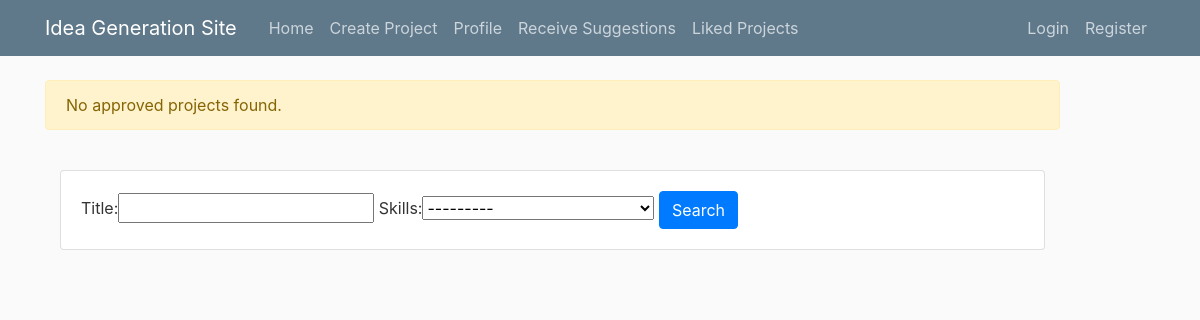
/, run on an earlier commit of the app's database.
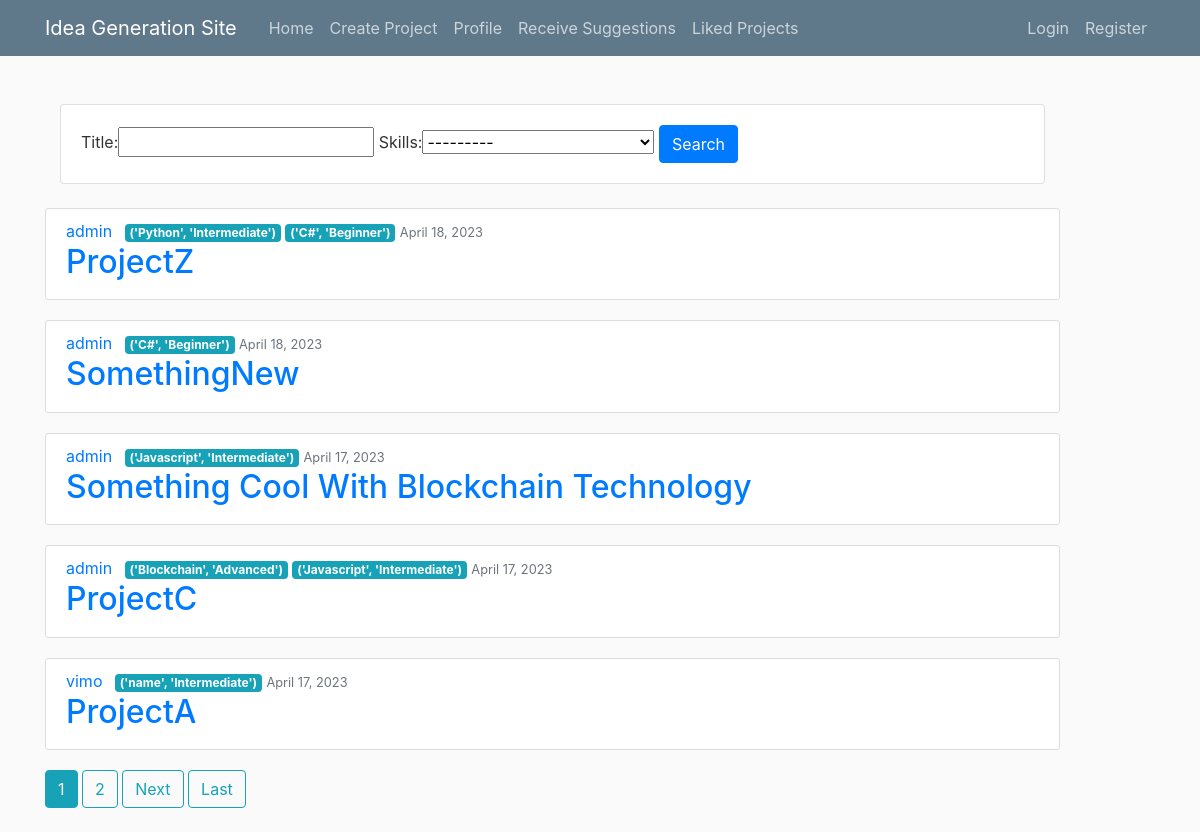
And on a later commit of the database.
### users/models.py (models this page shows, shortened)
class Project(models.Model):
    title = models.CharField(max_length=100, verbose_name='Title')
    description = models.TextField(blank=True, verbose_name='Description')
    skills = models.ManyToManyField('Skill')
    date_posted = models.DateTimeField(default=timezone.now)
    author = models.ForeignKey(User, on_delete=models.CASCADE)
    likes = models.PositiveIntegerField(default=0)
    approved = models.BooleanField(default=False)  # New field for project approval

class Skill(models.Model):
    name = models.CharField(max_length=30, unique=False, verbose_name="Name of subject", default="name")     # Python, Django, etc
    expertise = models.CharField(max_length=30, unique=False, verbose_name="Skill level", default="Intermediate")     # Beginner, Intermediate, Skilled
    def __str__(self):
        return f'{self.name, self.expertise}'

### main/views.py (the view)
# urls.py: path('', ProjectListView.as_view(), name='home'),
class ProjectListView(FilterView):
    model = Project
    template_name = 'main/home.html'
    context_object_name = 'posts'
    ordering = ['-date_posted']
    paginate_by = 5
    filterset_class = ProjectFilter
    def get_queryset(self):
        queryset = super().get_queryset()
        filtered_queryset = self.filterset_class(self.request.GET, queryset=queryset).qs
        approved_queryset = filtered_queryset.filter(approved=True)
        if len(approved_queryset) == 0:
            messages.warning(self.request, "No approved projects found.")
        return approved_queryset

### main/templates/main/home.html (shortened to what this page needs)
{% extends "main/base.html" %}
{% block content %}
<br>
<div class="col">
    <div class="card card-body">
        <form method="get">
        {{ view.filterset.form }}
        <button class="btn btn-primary" type="submit">Search</button>
        </form>
    </div>
</div>
<br>
    {% for post in posts %}
        <article class="media content-section">
          <div class="media-body">
            <div class="article-metadata">
              <a class="mr-2" href="#">{{ post.author }}</a>
                {% for skill in post.skills.all %}
                <span class="badge badge-info">{{ skill }}</span>
                {% endfor %}
              <small class="text-muted">{{ post.date_posted|date:"F d, Y" }}</small>
            </div>
            <h2><a class="article-title" href="{% url 'post-detail' post.id %}">{{ post.title }}</a></h2>
          </div>
        </article>
    {% endfor %}
    {% if is_paginated %}
      {% for num in page_obj.paginator.page_range %}
        {% if page_obj.number == num %}
          <a class="btn btn-info mb-4" href="?page={{ num }}">{{ num }}</a>
        {% elif num > page_obj.number|add:'-3' and num < page_obj.number|add:'3' %}
          <a class="btn btn-outline-info mb-4" href="?page={{ num }}">{{ num }}</a>
        {% endif %}
      {% endfor %}
      {% if page_obj.has_next %}
        <a class="btn btn-outline-info mb-4" href="?page={{ page_obj.next_page_number }}">Next</a>
        <a class="btn btn-outline-info mb-4" href="?page={{ page_obj.paginator.num_pages }}">Last</a>
      {% endif %}
    {% endif %}
{% endblock content %}

What changed in the data, as far as the page shows it:
now on this page (row edited): Project: author "admin", date_posted "April 18, 2023", title "ProjectZ"
now on this page (row unchanged): Skill: name+expertise "('Python', 'Intermediate')", shown under "admin"
now on this page (row unchanged): Skill: name+expertise "('C#', 'Beginner')"
now on this page (row edited): Project: author "admin", date_posted "April 18, 2023", title "SomethingNew"
now on this page (row edited): Project: author "admin", date_posted "April 17, 2023", title "Something Cool With Blockchain Technology"
now on this page (row unchanged): Skill: name+expertise "('Javascript', 'Intermediate')"
now on this page (row edited): Project: author "admin", date_posted "April 17, 2023", title "ProjectC"
now on this page (row unchanged): Skill: name+expertise "('Blockchain', 'Advanced')", shown under "admin"
now on this page (row edited): Project: author "vimo", date_posted "April 17, 2023", title "ProjectA"
now on this page (row unchanged): Skill: name+expertise "('name', 'Intermediate')", shown under "vimo"
Also different on the page:
new list line: "1"
new list line: "2"
text now shown: "Next Last"
list line gone: "No approved projects found."
